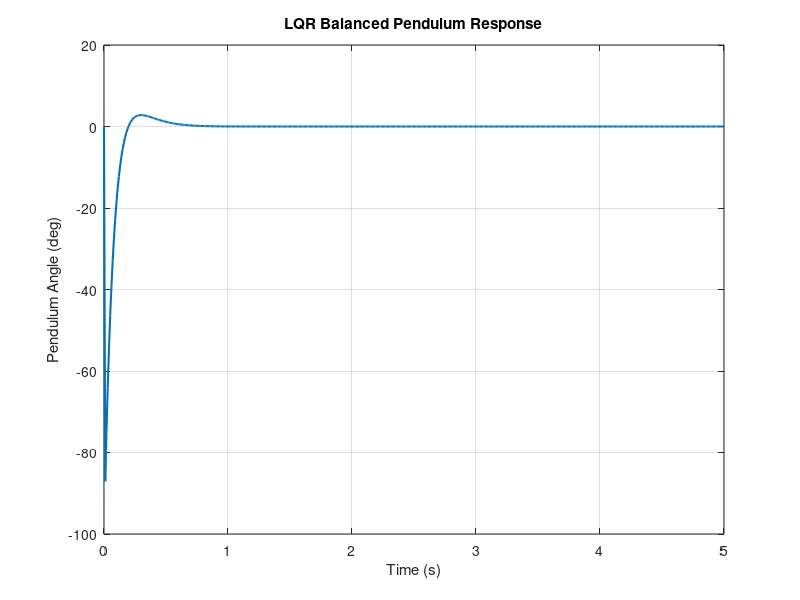

This chart was generated by the following MATLAB code:
% === Physical Parameters ===
m = 0.02;      % Pendulum mass (kg)
L = 0.15;     % Pendulum length (m)

M = 0.1;      % Arm mass (kg)
r = 0.075;      % Arm length or (radius) (m)
J_arm = (1/3)*M*(r^2);  % Arm inertia about pivot

g = 9.81;       % Gravity (m/s^2)

% Constant
alpha_1 = m*(r^2) + J_arm;
alpha_2 = (2*L)/(3*(r^2)) - (m*r*L)/(2*alpha_1);
alpha_3 = (g)/(alpha_2 * (r^2));
alpha_4 = 1/(alpha_1 * alpha_2);
alpha_5 = (g/(r^2)) - (2*L*g)/(3*alpha_2*(r^4));
alpha_6 = (2*L*alpha_4) / (3*(r^2));

A = [ 0       0 1 0;
      0       0 0 1;
      alpha_3 0 0 0;
      alpha_5 0 0 0];

B = [ 0;
      0;
      -alpha_4;
      alpha_6];

Q = diag([1, 1, 100, 10]);  % Penalize pendulum angle more
R = 0.1;                    % Penalize control effort

K = lqr(A, B, Q, R);

A_cl = A - B*K;
B_cl = B;
C_cl = eye(4);
D_cl = zeros(4,1);

sys_cl = ss(A_cl, B_cl, C_cl, D_cl);

x0 = [deg2rad(5); 0; 0; 0];  % initial condition
t = 0:0.01:5;                % simulation time
[y, t, x] = initial(sys_cl, x0, t);

figure;
plot(t, x(:,3)*180/pi, 'LineWidth', 1.5); % pendulum angle in degrees
xlabel('Time (s)');
ylabel('Pendulum Angle (deg)');
title('LQR Balanced Pendulum Response');
grid on;
